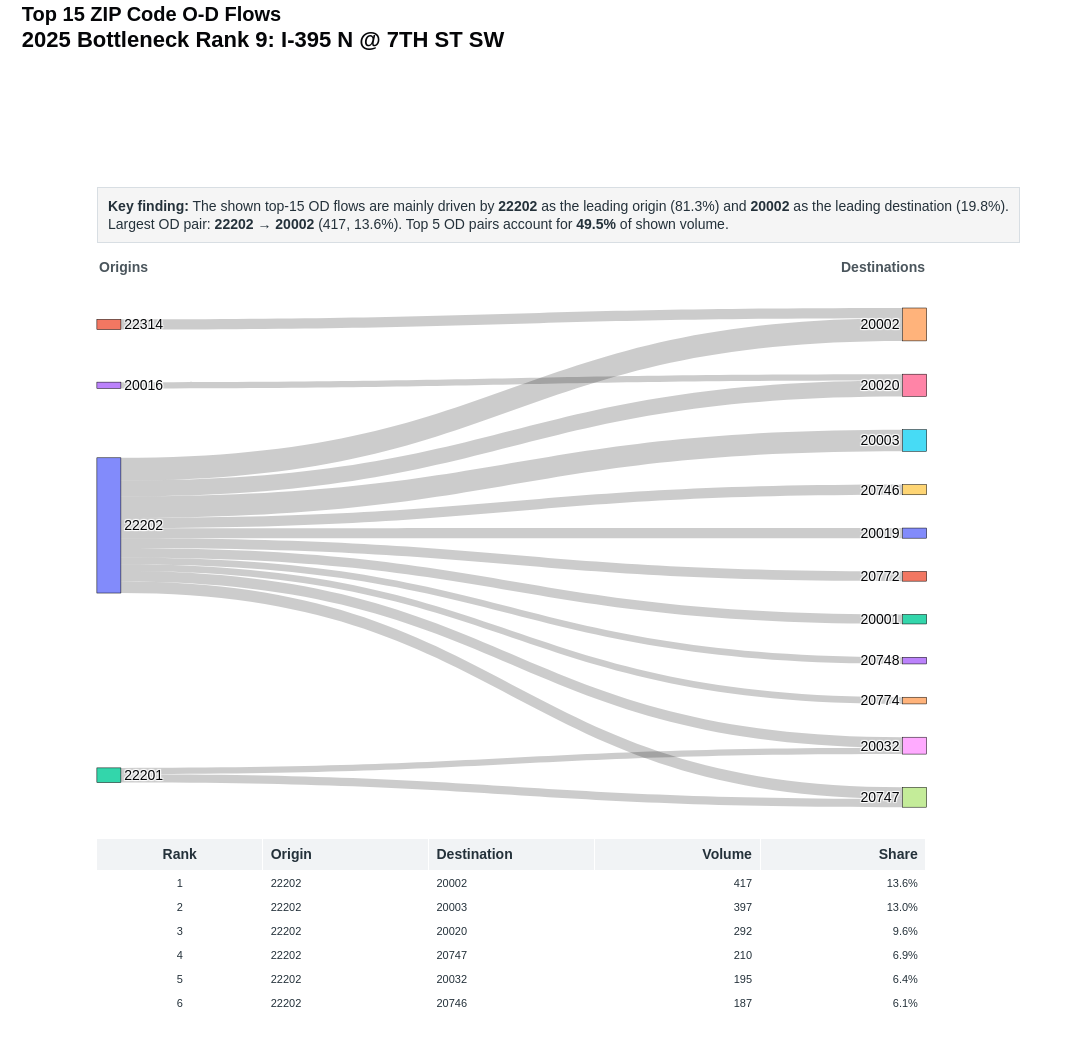

Notebook code for this chart:
### Code cell
zip_sankey

### Figure 1 — Plotly figure (JSON) as saved in the notebook; plotly's stock layout.template omitted (floating-point values rounded to 4 significant figures)
{"data": [{"arrangement": "snap", "domain": {"x": [0.04, 0.94], "y": [0.26, 0.9]}, "link": {"customdata": [[1, "22202", "20002", 417, 0.1365], [2, "22202", "20003", 397, 0.13], [3, "22202", "20020", 292, 0.09558], [4, "22202", "20747", 210, 0.06874], [5, "22202", "20032", 195, 0.06383], [6, "22202", "20746", 187, 0.06121], [7, "22314", "20002", 187, 0.06121], [8, "22202", "20019", 186, 0.06088], [9, "22202", "20772", 178, 0.05827], [10, "22202", "20001", 175, 0.05728], [11, "22201", "20747", 154, 0.05041], [12, "22202", "20748", 123, 0.04026], [13, "22202", "20774", 123, 0.04026], [14, "20016", "20020", 116, 0.03797], [15, "22201", "20032", 115, 0.03764]], "hovertemplate": "<b>OD Pair Rank %{customdata[0]}</b><br>%{customdata[1]} → %{customdata[2]}<br>Volume: %{customdata[3]:,.0f}<br>Share of shown top-15 volume: %{customdata[4]:.1%}<extra></extra>", "source": [0, 0, 0, 0, 0, 0, 1, 0, 0, 0, 2, 0, 0, 3, 2], "target": [4, 5, 6, 7, 8, 9, 4, 10, 11, 12, 7, 13, 14, 6, 8], "value": [417.0, 397.0, 292.0, 210.0, 195.0, 187.0, 187.0, 186.0, 178.0, 175.0, 154.0, 123.0, 123.0, 116.0, 115.0]}, "node": {"hovertemplate": "<b>%{label}</b><br>Total shown OD volume: %{value:,.0f}<extra></extra>", "label": ["22202", "22314", "22201", "20016", "20002", "20003", "20020", "20747", "20032", "20746", "20019", "20772", "20001", "20748", "20774"], "line": {"color": "black", "width": 0.5}, "pad": 34, "thickness": 24}, "type": "sankey"}, {"cells": {"align": ["center", "left", "left", "right", "right"], "fill": {"color": "white"}, "font": {"color": "#24313A", "size": 11}, "height": 24, "values": [[1, 2, 3, 4, 5, 6, 7, 8, 9, 10, 11, 12, 13, 14, 15], ["22202", "22202", "22202", "22202", "22202", "22202", "22314", "22202", "22202", "22202", "22201", "22202", "22202", "20016", "22201"], ["20002", "20003", "20020", "20747", "20032", "20746", "20002", "20019", "20772", "20001", "20747", "20748", "20774", "20020", "20032"], ["417", "397", "292", "210", "195", "187", "187", "186", "178", "175", "154", "123", "123", "116", "115"], ["13.6%", "13.0%", "9.6%", "6.9%", "6.4%", "6.1%", "6.1%", "6.1%", "5.8%", "5.7%", "5.0%", "4.0%", "4.0%", "3.8%", "3.8%"]]}, "domain": {"x": [0.04, 0.94], "y": [0, 0.22]}, "header": {"align": ["center", "left", "left", "right", "right"], "fill": {"color": "#F1F3F5"}, "font": {"color": "#24313A", "size": 14}, "height": 26, "values": ["<b>Rank</b>", "<b>Origin</b>", "<b>Destination</b>", "<b>Volume</b>", "<b>Share</b>"]}, "type": "table"}], "layout": {"annotations": [{"align": "left", "bgcolor": "rgba(245,245,245,0.98)", "bordercolor": "#D8DEE3", "borderpad": 10, "borderwidth": 1, "font": {"color": "#24313A", "size": 14}, "showarrow": false, "text": "<b>Key finding:</b> The shown top-15 OD flows are mainly driven by <b>22202</b> as the leading origin (81.3%) and <b>20002</b> as the leading destination (19.8%).<br>Largest OD pair: <b>22202 → 20002</b> (417, 13.6%). Top 5 OD pairs account for <b>49.5%</b> of shown volume.", "x": 0.04, "xref": "paper", "y": 1.055, "yref": "paper"}, {"align": "left", "font": {"color": "#4A555C", "size": 14}, "showarrow": false, "text": "<b>Origins</b>", "x": 0.04, "xref": "paper", "y": 0.965, "yref": "paper"}, {"align": "right", "font": {"color": "#4A555C", "size": 14}, "showarrow": false, "text": "<b>Destinations</b>", "x": 0.94, "xref": "paper", "y": 0.965, "yref": "paper"}], "font": {"color": "#050608", "family": "Arial", "size": 14}, "height": 1040, "margin": {"b": 30, "l": 60, "r": 110, "t": 230}, "paper_bgcolor": "white", "plot_bgcolor": "white", "title": {"text": "<b>Top 15 ZIP Code O-D Flows</b><br><span style='font-size:22px'><b>2025 Bottleneck Rank 9: I-395 N @ 7TH ST SW</b></span>", "x": 0.02, "xanchor": "left", "y": 0.98, "yanchor": "top"}, "width": 1250}}
